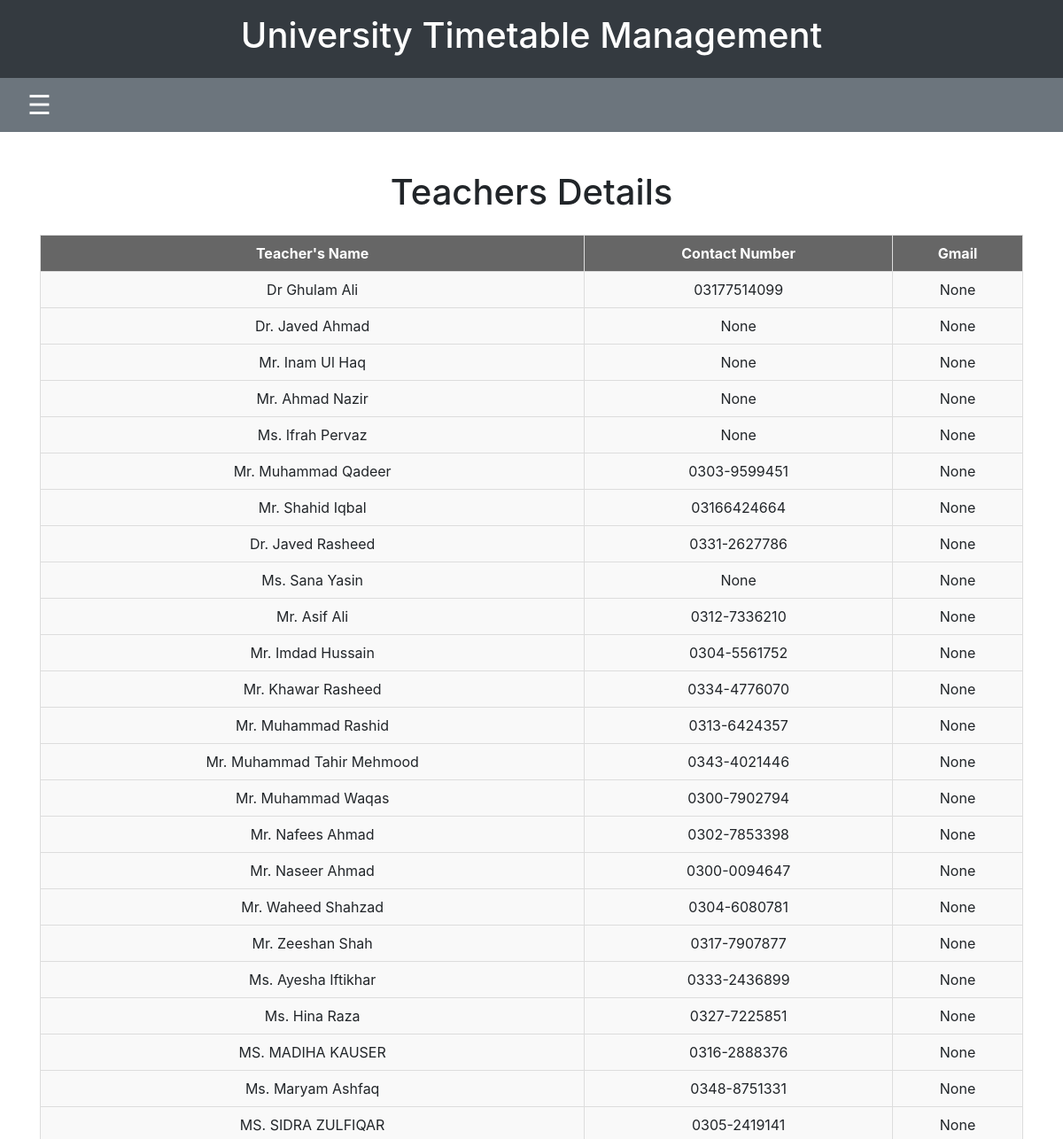
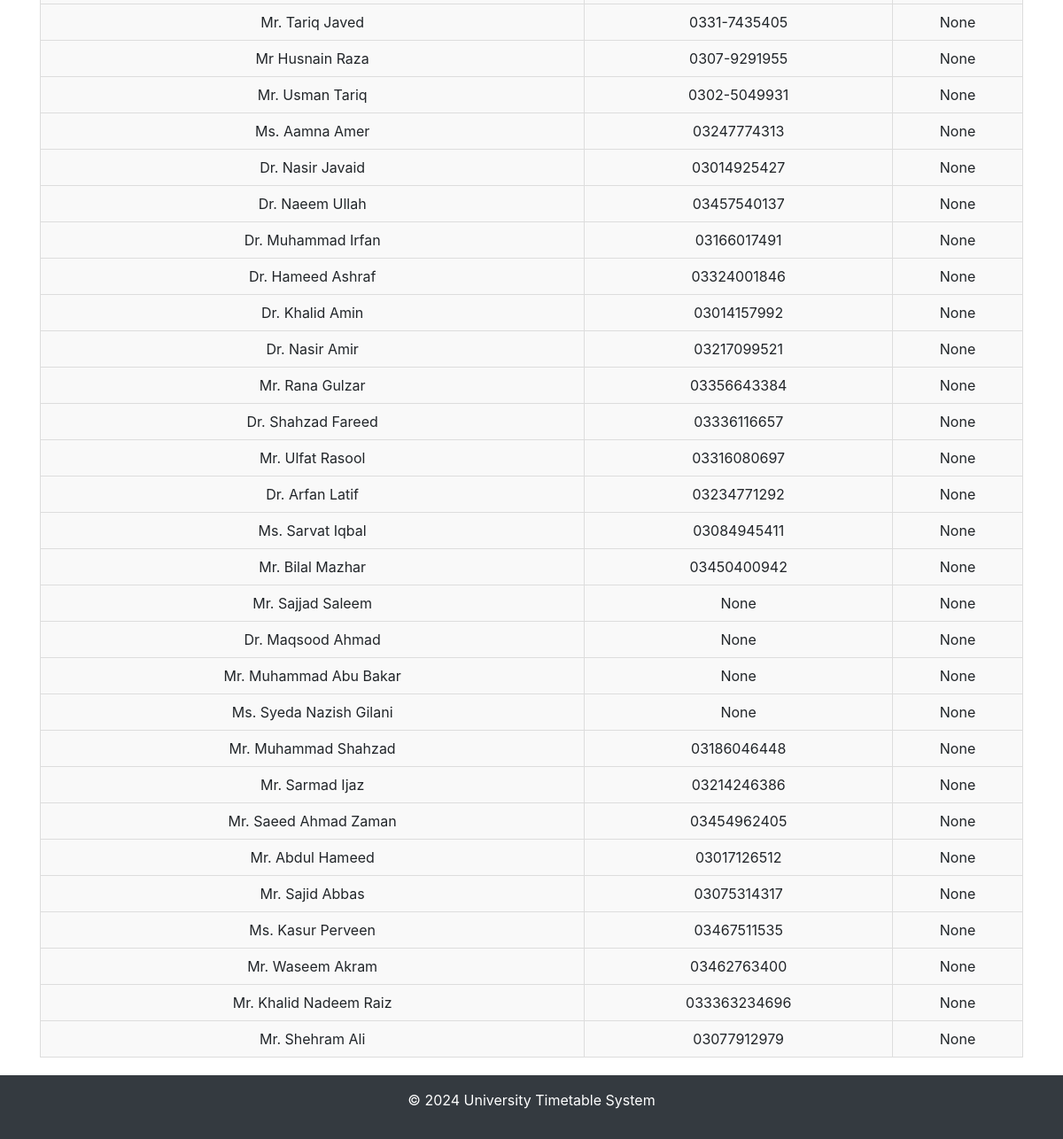
Before: /teacher_contacts with the older database file (2 pictures, top to bottom).
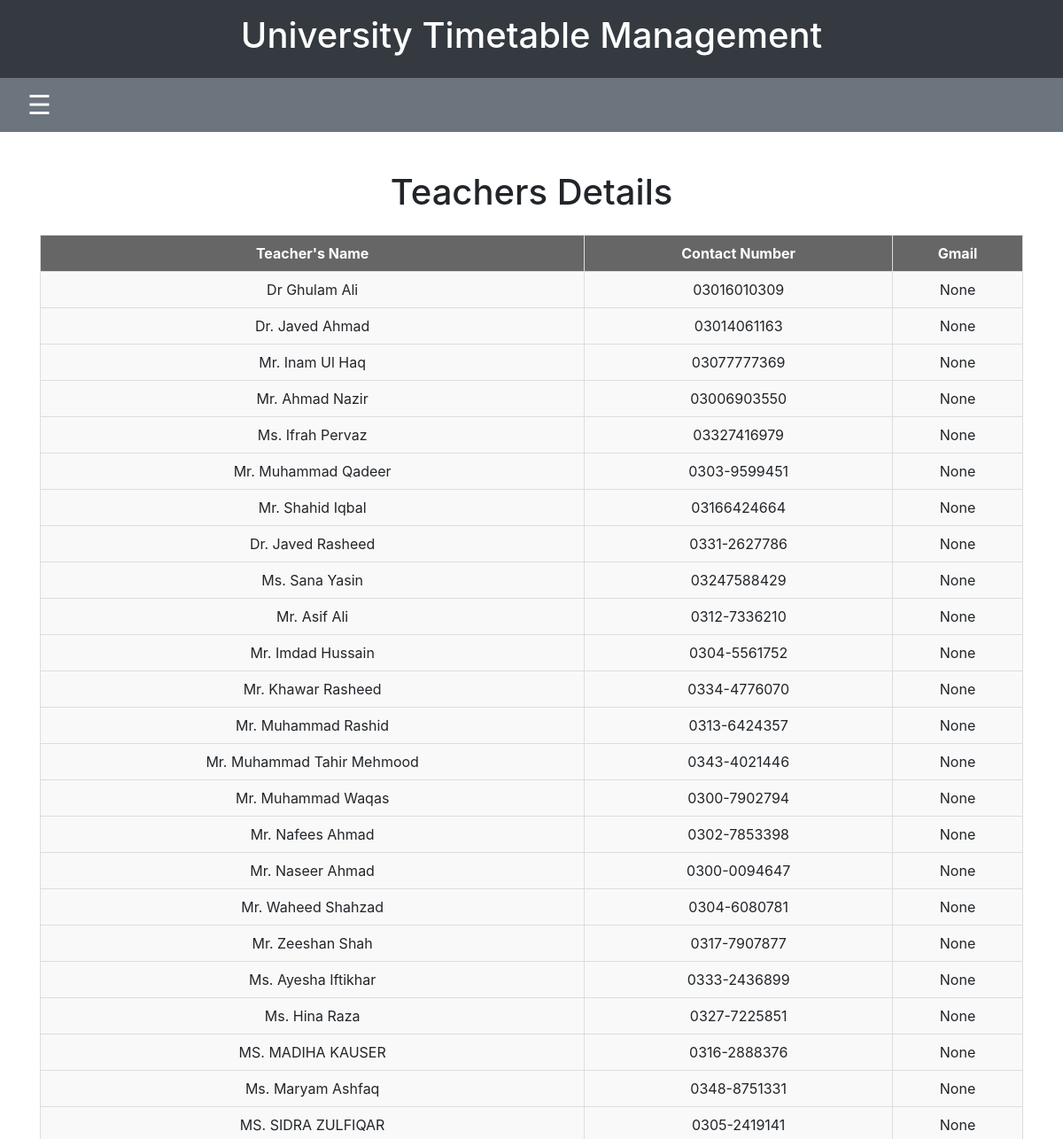
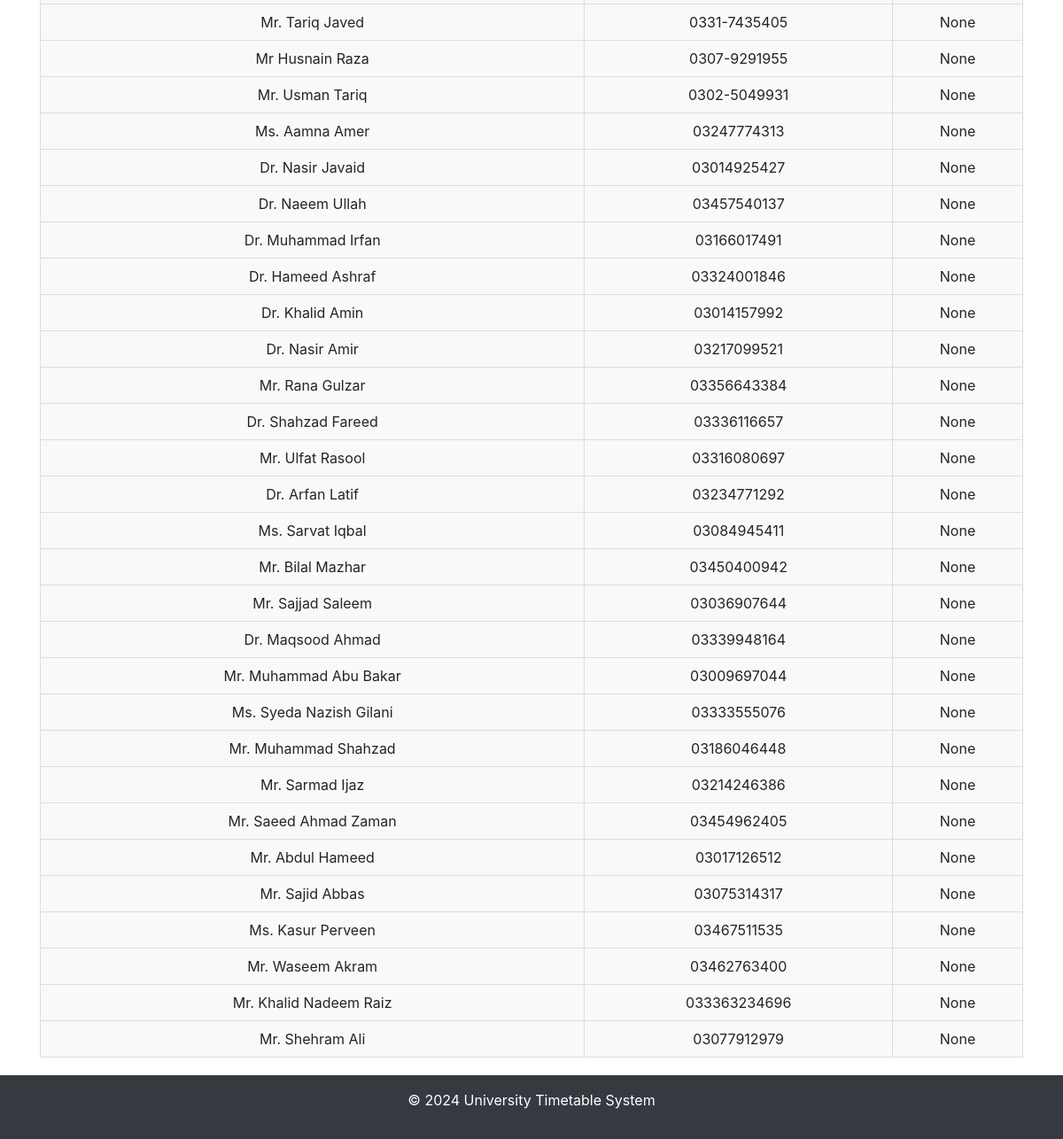
After: the same page with the newer database file (2 pictures, top to bottom).
### timetable/models.py (models this page shows, shortened)
class Teacher(models.Model):
    name = models.CharField(max_length=100)
    phone_number = models.CharField(max_length=12, null=True, blank=True)  # Phone number can be null
    gmail = models.EmailField(null=True, blank=True)  # Gmail field is optional

### timetable/views.py (the view)
# urls.py: path('teacher_contacts', views.teacher_contacts, name='teacher_contacts'),
def teacher_contacts(request):
    teachers = Teacher.objects.all()
    context = {
        'teachers': teachers,
    }
    return render(request, 'timetable/teacher_contacts.html', context)

### timetable/templates/timetable/teacher_contacts.html (shortened to what this page needs)
{% extends 'timetable/base.html' %}
{% block content %}
<h1 class="my-4 text-center">Teachers Details</h1>
<table class="timetable-table">
    <thead>
        <tr>
            <th>Teacher's Name</th>
            <th>Contact Number</th>
            <th>Gmail</th>
        </tr>
    </thead>
    <tbody>
        {% for teacher in teachers %}
            <tr>
                <td class="schedule-info">{{ teacher.name }}</td>
                <td class="schedule-info">{{ teacher.phone_number }}</td>
                <td class="schedule-info">{{ teacher.gmail}}</td>
            </tr>
        {% endfor %}
    </tbody>
</table>
{% endblock %}

Changed rows visible on the page:
changed Teacher "Dr Ghulam Ali": phone_number "03177514099" → "03016010309"
changed Teacher "Dr. Javed Ahmad": phone_number "None" → "03014061163"
changed Teacher "Mr. Inam Ul Haq": phone_number "None" → "03077777369"
changed Teacher "Mr. Ahmad Nazir": phone_number "None" → "03006903550"
changed Teacher "Ms. Ifrah Pervaz": phone_number "None" → "03327416979"
changed Teacher "Ms. Sana Yasin": phone_number "None" → "03247588429"
changed Teacher "Mr. Sajjad Saleem": phone_number "None" → "03036907644"
changed Teacher "Dr. Maqsood Ahmad": phone_number "None" → "03339948164"
changed Teacher "Mr. Muhammad Abu Bakar": phone_number "None" → "03009697044"
changed Teacher "Ms. Syeda Nazish Gilani": phone_number "None" → "03333555076"
